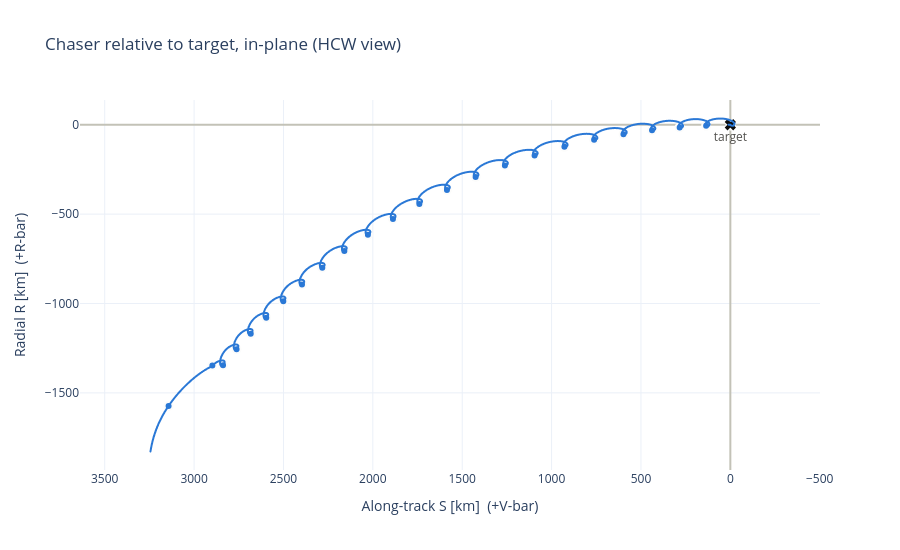

The notebook cell this image was saved under:
### Code cell
ts_rsw, rv_rsw = tl.rsw_arrays(progress=True)
burns_tl = tl.burn_events()
plot_rsw(ts_rsw[::5], rv_rsw[::5], burns_tl, show=False)

# Zoom on phasing: everything from burn 3 on
# m = ts_rsw >= tl.burns[2].t_s
# plot_rsw(ts_rsw[m], rv_rsw[m], burns_tl[2:])

### Figure 1 — Plotly figure (JSON) as saved in the notebook; plotly's stock layout.template omitted (floating-point values rounded to 4 significant figures; data arrays with more than 128 entries replaced by an {"elided": "..."} marker saying what was removed)
{"data": [{"customdata": {"elided": "5195 float values"}, "hovertemplate": "S = %{x:.3f} km<br>R = %{y:.3f} km<br>t = %{customdata:.2f} hr<extra></extra>", "line": {"color": "#2a78d6", "width": 2}, "mode": "lines", "name": "Chaser", "type": "scattergl", "x": {"elided": "5195 float values"}, "y": {"elided": "5195 float values"}}, {"hovertemplate": "%{text}<br>S = %{x:.3f} km<br>R = %{y:.3f} km<extra></extra>", "marker": {"color": "#2a78d6", "line": {"color": "#fcfcfb", "width": 2}, "size": 8}, "mode": "markers", "name": "Burns", "text": ["Burn 1 (plane)", "Burn 2 (Hohmann)", "Burn 3 (circularize + phase entry)", "Burn 4.0 (phasing)", "Burn 4.1 (phasing)", "Burn 4.2 (phasing)", "Burn 4.3 (phasing)", "Burn 4.4 (phasing)", "Burn 4.5 (phasing)", "Burn 4.6 (phasing)", "Burn 4.7 (phasing)", "Burn 4.8 (phasing)", "Burn 4.9 (phasing)", "Burn 4.10 (phasing)", "Burn 4.11 (phasing)", "Burn 4.12 (phasing)", "Burn 4.13 (phasing)", "Burn 4.14 (phasing)", "Burn 4.15 (phasing)", "Burn 4.16 (phasing)", "Burn 4.17 (phasing)", "Burn 4.18 (phasing)", "Burn 4.19 (phasing)", "Burn 5 (phase exit)", "HCW 0A", "HCW 0B"], "type": "scatter", "x": [3143.0, 2898.0, 2838.0, 2762.0, 2683.0, 2596.0, 2501.0, 2396.0, 2283.0, 2159.0, 2028.0, 1887.0, 1740.0, 1585.0, 1425.0, 1261.0, 1095.0, 928.3, 762.2, 598.0, 438.1, 283.5, 135.5, -3.801, -3.801, 0.1636], "y": [-1573.0, -1347.0, -1345.0, -1256.0, -1169.0, -1079.0, -987.4, -894.0, -800.1, -706.6, -615.2, -526.9, -442.9, -364.4, -292.5, -228.0, -171.6, -123.6, -84.12, -53.26, -30.3, -14.85, -6.204, -3.724, -3.724, -0.1305]}, {"hovertemplate": "target<extra></extra>", "marker": {"color": "#0b0b0b", "size": 10, "symbol": "x"}, "mode": "markers+text", "name": "Target", "text": ["target"], "textfont": {"color": "#52514e"}, "textposition": "bottom center", "type": "scatter", "x": [0], "y": [0]}], "layout": {"height": 550, "showlegend": false, "title": {"text": "Chaser relative to target, in-plane (HCW view)"}, "xaxis": {"autorange": "reversed", "title": {"text": "Along-track S [km]  (+V-bar)"}, "zeroline": true, "zerolinecolor": "#c3c2b7"}, "yaxis": {"scaleanchor": "x", "title": {"text": "Radial R [km]  (+R-bar)"}, "zeroline": true, "zerolinecolor": "#c3c2b7"}}}
